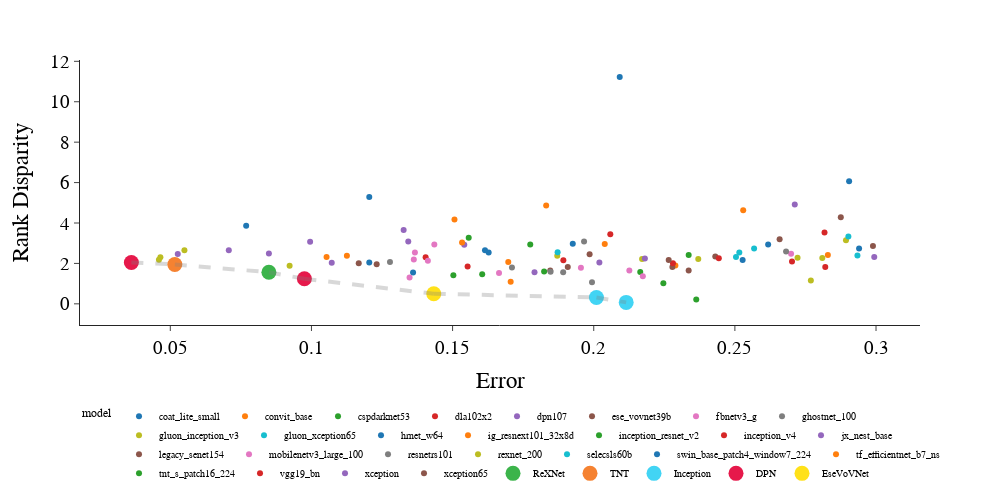

This figure's notebook cell:
### Code cell
import plotly
df = merge(err_df, rank_df)
df = df[df['epoch'] == 99]
df = df.rename(columns={'Accuracy':'Error'})
df = df.dropna()
df = df[df['Error']<1-1/(7636*2)]
df = df[df['Error']<0.3]
df.loc[:,'model'] = df['index'].apply(lambda x: get_name_details(x)[1])
df = df.sort_values(by=['model'])


fig = px.scatter(df, x='Error', 
                 y='Disparity', 
                 color='model',
                 template="simple_white", 
                 width=1000, height= 500
            )

fig.update_layout(
    yaxis_title="Rank Disparity",
#     yaxis_range=[0,6.15],
#     xaxis_range=[0,.31],
    font=dict(
        family="Times New Roman",
        size=19,
        color="Black"
    )
)
# fig.add_shape(type='line',
#                 x0=0,y0=0,x1=1,y1=0,
#                 line=dict(color='Red',),
#                 xref='x',yref='y'
# )
p = np.array(preparePareto(df[['Error','Disparity']], False, False).dropna())
for x, y in zip(p[:-1], p[1:]):
    fig.add_shape(type='line',
                x0=x[0],y0=x[1],x1=y[0],y1=y[1],
                line=dict(color='gray',width=4),line_dash='dash',
                xref='x',yref='y')
    

fig.update_layout(legend=dict(
    orientation="h",
#     yanchor="bottom",
    y=-.29,
#     xanchor="right",
#     x=.75,
    font=dict(
        family="Times New Roman",
        size=10,
        color="Black"
    )
    )
)

pareto_df = pd.merge(df, pd.DataFrame(p), right_on=[0,1], left_on=["Error","Disparity"])
for model in set(pareto_df['model']):
    # match model name to color
    i = [x.lower()[:3] for x in plotted_models].index(model.lower()[:3])
    name = plotted_models[i]
    color = colors[i]
    fig.add_trace(go.Scatter(
        x=pareto_df[pareto_df['model'] == model]['Error'],
        y=pareto_df[pareto_df['model'] == model]['Disparity'],
        mode='markers',
        name = name,
        marker = dict(color=color,size=15),
    ))

fig.show()
plotly.io.write_image(fig, 'app_RQ1_main_full_coloredmodels.png', format='png')

### Figure 1 — Plotly figure (JSON) as saved in the notebook; plotly's stock layout.template omitted (floating-point values rounded to 4 significant figures)
{"data": [{"hovertemplate": "model=coat_lite_small<br>Error=%{x}<br>Disparity=%{y}<extra></extra>", "legendgroup": "coat_lite_small", "marker": {"color": "#1F77B4", "symbol": "circle"}, "mode": "markers", "name": "coat_lite_small", "orientation": "v", "showlegend": true, "type": "scatter", "x": [0.07687, 0.1205, 0.2905], "xaxis": "x", "y": [3.864, 5.293, 6.061], "yaxis": "y"}, {"hovertemplate": "model=convit_base<br>Error=%{x}<br>Disparity=%{y}<extra></extra>", "legendgroup": "convit_base", "marker": {"color": "#FF7F0E", "symbol": "circle"}, "mode": "markers", "name": "convit_base", "orientation": "v", "showlegend": true, "type": "scatter", "x": [0.1831], "xaxis": "x", "y": [4.871], "yaxis": "y"}, {"hovertemplate": "model=cspdarknet53<br>Error=%{x}<br>Disparity=%{y}<extra></extra>", "legendgroup": "cspdarknet53", "marker": {"color": "#2CA02C", "symbol": "circle"}, "mode": "markers", "name": "cspdarknet53", "orientation": "v", "showlegend": true, "type": "scatter", "x": [0.1605, 0.1503, 0.2165, 0.2363, 0.2247], "xaxis": "x", "y": [1.468, 1.419, 1.573, 0.2145, 1.014], "yaxis": "y"}, {"hovertemplate": "model=dla102x2<br>Error=%{x}<br>Disparity=%{y}<extra></extra>", "legendgroup": "dla102x2", "marker": {"color": "#D62728", "symbol": "circle"}, "mode": "markers", "name": "dla102x2", "orientation": "v", "showlegend": true, "type": "scatter", "x": [0.1553, 0.2818, 0.1405, 0.2059], "xaxis": "x", "y": [1.85, 3.535, 2.308, 3.445], "yaxis": "y"}, {"hovertemplate": "model=dpn107<br>Error=%{x}<br>Disparity=%{y}<extra></extra>", "legendgroup": "dpn107", "marker": {"color": "#9467BD", "symbol": "circle"}, "mode": "markers", "name": "dpn107", "orientation": "v", "showlegend": true, "type": "scatter", "x": [0.07072, 0.05265, 0.03621, 0.0975, 0.1541, 0.08493, 0.179], "xaxis": "x", "y": [2.654, 2.466, 2.042, 1.238, 2.925, 2.488, 1.561], "yaxis": "y"}, {"hovertemplate": "model=ese_vovnet39b<br>Error=%{x}<br>Disparity=%{y}<extra></extra>", "legendgroup": "ese_vovnet39b", "marker": {"color": "#8C564B", "symbol": "circle"}, "mode": "markers", "name": "ese_vovnet39b", "orientation": "v", "showlegend": true, "type": "scatter", "x": [0.1231, 0.2336, 0.1908, 0.1433, 0.2989, 0.1167], "xaxis": "x", "y": [1.964, 1.649, 1.827, 0.499, 2.867, 2.004], "yaxis": "y"}, {"hovertemplate": "model=fbnetv3_g<br>Error=%{x}<br>Disparity=%{y}<extra></extra>", "legendgroup": "fbnetv3_g", "marker": {"color": "#E377C2", "symbol": "circle"}, "mode": "markers", "name": "fbnetv3_g", "orientation": "v", "showlegend": true, "type": "scatter", "x": [0.1955, 0.2699, 0.1664], "xaxis": "x", "y": [1.79, 2.481, 1.532], "yaxis": "y"}, {"hovertemplate": "model=ghostnet_100<br>Error=%{x}<br>Disparity=%{y}<extra></extra>", "legendgroup": "ghostnet_100", "marker": {"color": "#7F7F7F", "symbol": "circle"}, "mode": "markers", "name": "ghostnet_100", "orientation": "v", "showlegend": true, "type": "scatter", "x": [0.1994], "xaxis": "x", "y": [1.073], "yaxis": "y"}, {"hovertemplate": "model=gluon_inception_v3<br>Error=%{x}<br>Disparity=%{y}<extra></extra>", "legendgroup": "gluon_inception_v3", "marker": {"color": "#BCBD22", "symbol": "circle"}, "mode": "markers", "name": "gluon_inception_v3", "orientation": "v", "showlegend": true, "type": "scatter", "x": [0.2722, 0.281, 0.237, 0.2894, 0.2769], "xaxis": "x", "y": [2.281, 2.263, 2.219, 3.152, 1.158], "yaxis": "y"}, {"hovertemplate": "model=gluon_xception65<br>Error=%{x}<br>Disparity=%{y}<extra></extra>", "legendgroup": "gluon_xception65", "marker": {"color": "#17BECF", "symbol": "circle"}, "mode": "markers", "name": "gluon_xception65", "orientation": "v", "showlegend": true, "type": "scatter", "x": [0.2516], "xaxis": "x", "y": [2.543], "yaxis": "y"}, {"hovertemplate": "model=hrnet_w64<br>Error=%{x}<br>Disparity=%{y}<extra></extra>", "legendgroup": "hrnet_w64", "marker": {"color": "#1F77B4", "symbol": "circle"}, "mode": "markers", "name": "hrnet_w64", "orientation": "v", "showlegend": true, "type": "scatter", "x": [0.2528, 0.2092, 0.1205, 0.294, 0.136], "xaxis": "x", "y": [2.171, 11.22, 2.049, 2.733, 1.549], "yaxis": "y"}, {"hovertemplate": "model=ig_resnext101_32x8d<br>Error=%{x}<br>Disparity=%{y}<extra></extra>", "legendgroup": "ig_resnext101_32x8d", "marker": {"color": "#FF7F0E", "symbol": "circle"}, "mode": "markers", "name": "ig_resnext101_32x8d", "orientation": "v", "showlegend": true, "type": "scatter", "x": [0.1697, 0.2829, 0.2529, 0.2289, 0.1706], "xaxis": "x", "y": [2.065, 2.415, 4.632, 1.891, 1.098], "yaxis": "y"}, {"hovertemplate": "model=inception_resnet_v2<br>Error=%{x}<br>Disparity=%{y}<extra></extra>", "legendgroup": "inception_resnet_v2", "marker": {"color": "#2CA02C", "symbol": "circle"}, "mode": "markers", "name": "inception_resnet_v2", "orientation": "v", "showlegend": true, "type": "scatter", "x": [0.2115, 0.1775, 0.2336, 0.1824, 0.1557, 0.201], "xaxis": "x", "y": [0.07242, 2.936, 2.422, 1.602, 3.265, 0.3134], "yaxis": "y"}, {"hovertemplate": "model=inception_v4<br>Error=%{x}<br>Disparity=%{y}<extra></extra>", "legendgroup": "inception_v4", "marker": {"color": "#D62728", "symbol": "circle"}, "mode": "markers", "name": "inception_v4", "orientation": "v", "showlegend": true, "type": "scatter", "x": [0.2702], "xaxis": "x", "y": [2.092], "yaxis": "y"}, {"hovertemplate": "model=jx_nest_base<br>Error=%{x}<br>Disparity=%{y}<extra></extra>", "legendgroup": "jx_nest_base", "marker": {"color": "#9467BD", "symbol": "circle"}, "mode": "markers", "name": "jx_nest_base", "orientation": "v", "showlegend": true, "type": "scatter", "x": [0.1327, 0.1072, 0.09953], "xaxis": "x", "y": [3.65, 2.027, 3.076], "yaxis": "y"}, {"hovertemplate": "model=legacy_senet154<br>Error=%{x}<br>Disparity=%{y}<extra></extra>", "legendgroup": "legacy_senet154", "marker": {"color": "#8C564B", "symbol": "circle"}, "mode": "markers", "name": "legacy_senet154", "orientation": "v", "showlegend": true, "type": "scatter", "x": [0.2279, 0.2431, 0.2658, 0.1846, 0.1985], "xaxis": "x", "y": [1.817, 2.346, 3.197, 1.653, 2.454], "yaxis": "y"}, {"hovertemplate": "model=mobilenetv3_large_100<br>Error=%{x}<br>Disparity=%{y}<extra></extra>", "legendgroup": "mobilenetv3_large_100", "marker": {"color": "#E377C2", "symbol": "circle"}, "mode": "markers", "name": "mobilenetv3_large_100", "orientation": "v", "showlegend": true, "type": "scatter", "x": [0.2126, 0.1363, 0.1435, 0.1348, 0.2174, 0.1367, 0.1412], "xaxis": "x", "y": [1.649, 2.19, 2.939, 1.304, 1.361, 2.535, 2.131], "yaxis": "y"}, {"hovertemplate": "model=resnetrs101<br>Error=%{x}<br>Disparity=%{y}<extra></extra>", "legendgroup": "resnetrs101", "marker": {"color": "#7F7F7F", "symbol": "circle"}, "mode": "markers", "name": "resnetrs101", "orientation": "v", "showlegend": true, "type": "scatter", "x": [0.1892, 0.1966, 0.2681, 0.171, 0.1278, 0.1847], "xaxis": "x", "y": [1.558, 3.088, 2.594, 1.798, 2.073, 1.584], "yaxis": "y"}, {"hovertemplate": "model=rexnet_200<br>Error=%{x}<br>Disparity=%{y}<extra></extra>", "legendgroup": "rexnet_200", "marker": {"color": "#BCBD22", "symbol": "circle"}, "mode": "markers", "name": "rexnet_200", "orientation": "v", "showlegend": true, "type": "scatter", "x": [0.08493, 0.04649, 0.04597, 0.09226, 0.055, 0.2171, 0.1871], "xaxis": "x", "y": [1.564, 2.302, 2.186, 1.887, 2.652, 2.222, 2.383], "yaxis": "y"}, {"hovertemplate": "model=selecsls60b<br>Error=%{x}<br>Disparity=%{y}<extra></extra>", "legendgroup": "selecsls60b", "marker": {"color": "#17BECF", "symbol": "circle"}, "mode": "markers", "name": "selecsls60b", "orientation": "v", "showlegend": true, "type": "scatter", "x": [0.2504, 0.2902, 0.2568, 0.1872, 0.2934], "xaxis": "x", "y": [2.318, 3.328, 2.742, 2.552, 2.398], "yaxis": "y"}, {"hovertemplate": "model=swin_base_patch4_window7_224<br>Error=%{x}<br>Disparity=%{y}<extra></extra>", "legendgroup": "swin_base_patch4_window7_224", "marker": {"color": "#1F77B4", "symbol": "circle"}, "mode": "markers", "name": "swin_base_patch4_window7_224", "orientation": "v", "showlegend": true, "type": "scatter", "x": [0.2618, 0.1628, 0.1615, 0.1926], "xaxis": "x", "y": [2.941, 2.545, 2.646, 2.969], "yaxis": "y"}, {"hovertemplate": "model=tf_efficientnet_b7_ns<br>Error=%{x}<br>Disparity=%{y}<extra></extra>", "legendgroup": "tf_efficientnet_b7_ns", "marker": {"color": "#FF7F0E", "symbol": "circle"}, "mode": "markers", "name": "tf_efficientnet_b7_ns", "orientation": "v", "showlegend": true, "type": "scatter", "x": [0.2039, 0.1507, 0.1054, 0.1126, 0.1534], "xaxis": "x", "y": [2.956, 4.178, 2.315, 2.385, 3.029], "yaxis": "y"}, {"hovertemplate": "model=tnt_s_patch16_224<br>Error=%{x}<br>Disparity=%{y}<extra></extra>", "legendgroup": "tnt_s_patch16_224", "marker": {"color": "#2CA02C", "symbol": "circle"}, "mode": "markers", "name": "tnt_s_patch16_224", "orientation": "v", "showlegend": true, "type": "scatter", "x": [0.0516], "xaxis": "x", "y": [1.949], "yaxis": "y"}, {"hovertemplate": "model=vgg19_bn<br>Error=%{x}<br>Disparity=%{y}<extra></extra>", "legendgroup": "vgg19_bn", "marker": {"color": "#D62728", "symbol": "circle"}, "mode": "markers", "name": "vgg19_bn", "orientation": "v", "showlegend": true, "type": "scatter", "x": [0.1892, 0.282, 0.2281, 0.2443], "xaxis": "x", "y": [2.155, 1.826, 2.011, 2.25], "yaxis": "y"}, {"hovertemplate": "model=xception<br>Error=%{x}<br>Disparity=%{y}<extra></extra>", "legendgroup": "xception", "marker": {"color": "#9467BD", "symbol": "circle"}, "mode": "markers", "name": "xception", "orientation": "v", "showlegend": true, "type": "scatter", "x": [0.202, 0.2181, 0.1343, 0.2712, 0.2994], "xaxis": "x", "y": [2.051, 2.246, 3.081, 4.91, 2.315], "yaxis": "y"}, {"hovertemplate": "model=xception65<br>Error=%{x}<br>Disparity=%{y}<extra></extra>", "legendgroup": "xception65", "marker": {"color": "#8C564B", "symbol": "circle"}, "mode": "markers", "name": "xception65", "orientation": "v", "showlegend": true, "type": "scatter", "x": [0.2875, 0.2266], "xaxis": "x", "y": [4.282, 2.163], "yaxis": "y"}, {"marker": {"color": "#3cb44b", "size": 15}, "mode": "markers", "name": "ReXNet", "type": "scatter", "x": [0.08493], "y": [1.564]}, {"marker": {"color": "#f58231", "size": 15}, "mode": "markers", "name": "TNT", "type": "scatter", "x": [0.0516], "y": [1.949]}, {"marker": {"color": "#42d4f4", "size": 15}, "mode": "markers", "name": "Inception", "type": "scatter", "x": [0.2115, 0.201], "y": [0.07242, 0.3134]}, {"marker": {"color": "#e6194B", "size": 15}, "mode": "markers", "name": "DPN", "type": "scatter", "x": [0.03621, 0.0975], "y": [2.042, 1.238]}, {"marker": {"color": "#ffe119", "size": 15}, "mode": "markers", "name": "EseVoVNet", "type": "scatter", "x": [0.1433], "y": [0.499]}], "layout": {"font": {"color": "Black", "family": "Times New Roman", "size": 19}, "height": 500, "legend": {"font": {"color": "Black", "family": "Times New Roman", "size": 10}, "orientation": "h", "title": {"text": "model"}, "tracegroupgap": 0, "x": 0, "y": -0.29}, "margin": {"t": 60}, "shapes": [{"line": {"color": "gray", "dash": "dash", "width": 4}, "type": "line", "x0": 0.03621, "x1": 0.0516, "xref": "x", "y0": 2.042, "y1": 1.949, "yref": "y"}, {"line": {"color": "gray", "dash": "dash", "width": 4}, "type": "line", "x0": 0.0516, "x1": 0.08493, "xref": "x", "y0": 1.949, "y1": 1.564, "yref": "y"}, {"line": {"color": "gray", "dash": "dash", "width": 4}, "type": "line", "x0": 0.08493, "x1": 0.0975, "xref": "x", "y0": 1.564, "y1": 1.238, "yref": "y"}, {"line": {"color": "gray", "dash": "dash", "width": 4}, "type": "line", "x0": 0.0975, "x1": 0.1433, "xref": "x", "y0": 1.238, "y1": 0.499, "yref": "y"}, {"line": {"color": "gray", "dash": "dash", "width": 4}, "type": "line", "x0": 0.1433, "x1": 0.201, "xref": "x", "y0": 0.499, "y1": 0.3134, "yref": "y"}, {"line": {"color": "gray", "dash": "dash", "width": 4}, "type": "line", "x0": 0.201, "x1": 0.2115, "xref": "x", "y0": 0.3134, "y1": 0.07242, "yref": "y"}], "width": 1000, "xaxis": {"anchor": "y", "autorange": true, "domain": [0, 1], "range": [0.01801, 0.3156], "title": {"text": "Error"}, "type": "linear"}, "yaxis": {"anchor": "x", "autorange": true, "domain": [0, 1], "range": [-1.047, 12.07], "title": {"text": "Rank Disparity"}, "type": "linear"}}}
